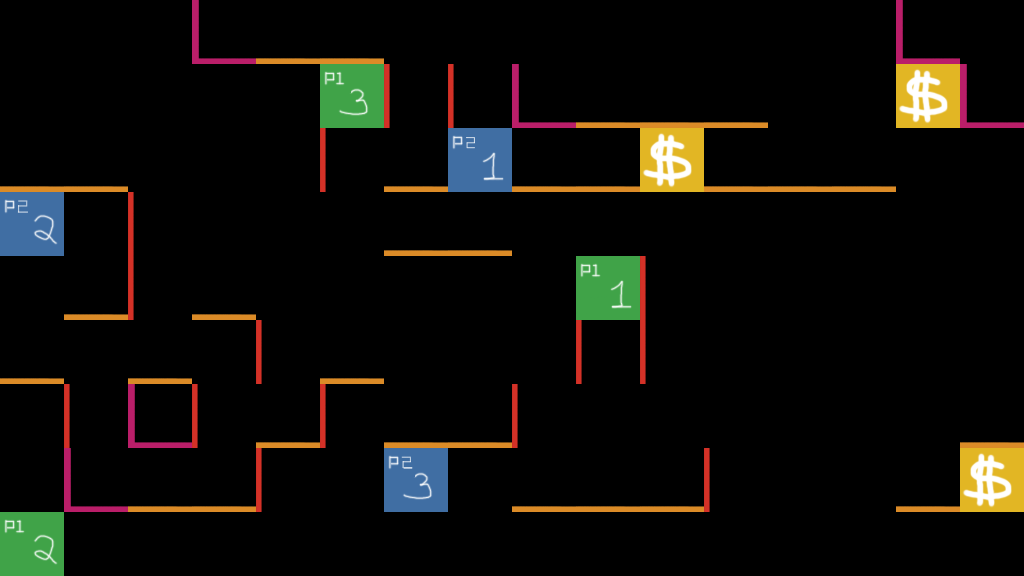

Rendered tile map (Tiled .tmx) drawn with the repository's tilesets; below, a short description and the full map source, tile grids included:
An orthogonal 16x9 tile map with 64x64 px tiles, 2 tile layers (Tile Layer 1, objetos).

<map version="1.0" orientation="orthogonal" renderorder="right-down" width="16" height="9" tilewidth="64" tileheight="64" nextobjectid="1">
 <tileset firstgid="1" name="control_tiles" tilewidth="64" tileheight="64" tilecount="16">
  <image source="control_tiles.png" width="256" height="256" />
 </tileset>
 <layer name="Tile Layer 1" width="16" height="9">
  <data encoding="csv">
16,0,16,13,15,15,16,16,16,16,16,16,16,16,13,16,
0,0,16,16,16,16,14,14,13,15,15,15,16,16,16,13,
15,15,16,16,0,14,15,13,15,15,13,15,15,15,16,16,
0,16,14,0,16,16,15,15,16,16,16,16,16,16,16,16,
16,15,14,15,16,16,16,16,16,0,14,16,16,16,16,16,
15,16,15,16,14,15,16,16,16,14,14,0,0,16,16,16,
16,14,13,14,15,14,15,15,14,16,16,16,0,16,16,15,
16,13,15,15,14,0,14,0,15,15,15,14,16,16,15,14,
16,16,0,0,0,0,0,0,0,16,16,16,16,16,16,16
</data>
 </layer>
 <layer name="objetos" width="16" height="9">
  <data encoding="csv">
0,0,0,0,0,0,0,0,0,0,0,0,0,0,0,0,
0,0,16,16,16,7,16,16,16,16,16,16,16,16,3,0,
0,0,0,0,0,0,0,9,16,16,3,0,0,0,0,0,
10,0,0,0,0,0,0,0,0,16,0,0,0,0,0,0,
0,0,0,0,0,0,0,0,0,5,0,0,0,0,0,0,
0,0,0,0,0,0,0,0,0,0,16,0,0,0,0,0,
0,0,16,16,16,16,0,0,0,0,16,0,16,0,0,0,
16,16,16,16,16,16,11,16,16,16,0,16,16,16,16,3,
6,0,0,0,0,0,0,0,0,0,16,16,16,16,0,16
</data>
 </layer>
</map>